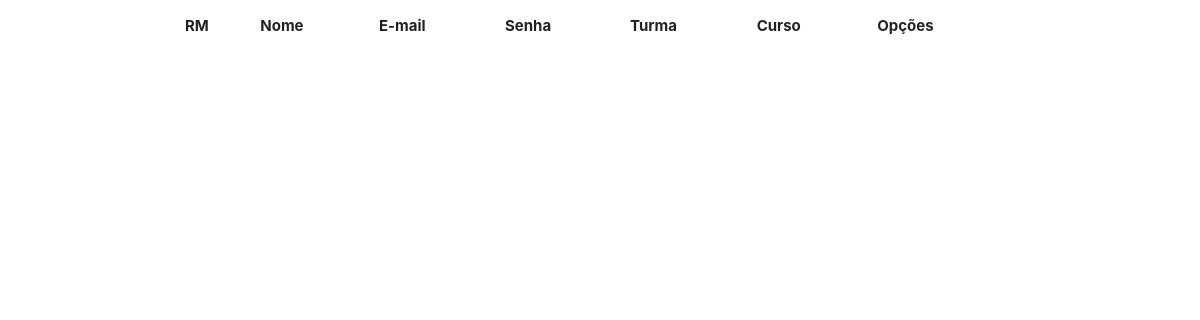
The app's page /Aquino/administrador/adm-aluno.php, older data.
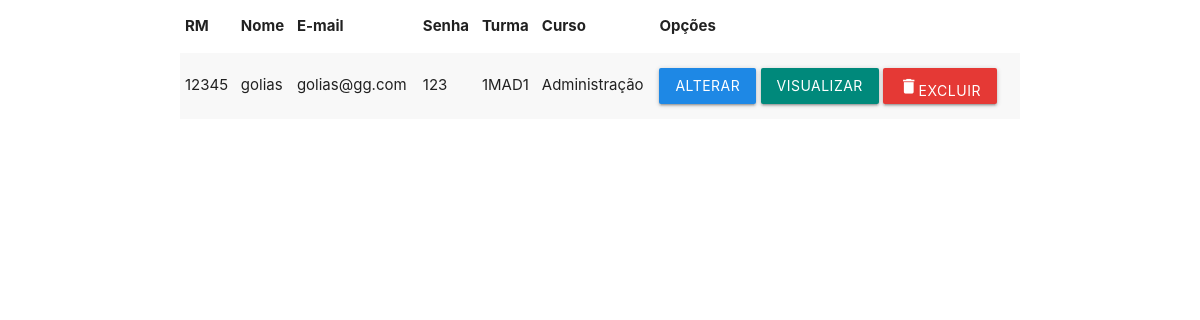
The same page, newer data.
### tables this page shows
CREATE TABLE IF NOT EXISTS `tb_aluno` (
  `cd_rm` int(11) NOT NULL,
  `nm_aluno` varchar(100) NOT NULL,
  `ds_imagem` varchar(100) NOT NULL,
  `ds_email` varchar(100) NOT NULL,
  `ds_senha` varchar(100) NOT NULL,
  PRIMARY KEY (`cd_rm`)
);

CREATE TABLE IF NOT EXISTS `tb_turmas` (
  `cd_turmas` int(11) NOT NULL AUTO_INCREMENT,
  `nm_turmas` varchar(100) NOT NULL,
  `id_curso` int(11) NOT NULL,
  `vl_reserva_g` double DEFAULT NULL,
  `vl_reserva_p` double DEFAULT NULL,
  PRIMARY KEY (`cd_turmas`),
  KEY `id_curso` (`id_curso`)
);

CREATE TABLE IF NOT EXISTS `tb_curso` (
  `cd_curso` int(11) NOT NULL AUTO_INCREMENT,
  `nm_curso` varchar(100) NOT NULL,
  PRIMARY KEY (`cd_curso`)
);

### Aquino/administrador/adm-aluno.php (the view, shortened to what this page needs)
<!DOCTYPE html>
<html>
<head>
    <link rel="stylesheet" href="https://cdnjs.cloudflare.com/ajax/libs/materialize/1.0.0/css/materialize.min.css">
 </head>
    <body>
      <div class="container">
          <table  class="striped">
        <thead>
          <tr>
              <th>RM</th>
              <th>Nome</th>
              <th>E-mail</th>
              <th>Senha</th>
              <th>Turma</th>
              <th>Curso</th>
              <th>Opções</th>
          </tr>
        </thead>
          <tbody>
         <?php
           include('../conexao.php');
             $aluno = "SELECT tb_aluno.nm_aluno AS 'nome', tb_aluno.cd_rm AS 'rm', tb_aluno.ds_email AS 'email', tb_aluno.ds_senha AS 'senha', tb_turmas.nm_turmas AS 'turma', tb_curso.nm_curso AS 'curso'
FROM tb_aluno
INNER JOIN tb_turma_aluno ON ( tb_aluno.cd_rm = tb_turma_aluno.id_rm )
INNER JOIN tb_turmas ON ( tb_turmas.cd_turmas = tb_turma_aluno.id_turmas )
INNER JOIN tb_curso ON ( tb_curso.cd_curso = tb_turmas.id_curso )
LEFT JOIN tb_reserva ON ( tb_reserva.id_aluno1_reserva = tb_aluno.cd_rm
AND tb_reserva.id_aluno2_reserva = tb_aluno.cd_rm )";
             if(!$exealuno = $mysqli -> query($aluno)){
                   $mysqli -> error;
                  }
                  else{
                    while($row = $exealuno->fetch_object()){
                       echo " <tr>
            <td>".$row ->rm."</td>
            <td>".$row ->nome."</td>
            <td>".$row ->email."</td>
            <td>".$row ->senha."</td>
            <td>".$row ->turma."</td>
            <td>".$row ->curso."</td>
            <form action='altera-aluno.php' method='post'>
            <td><button class = 'btn waves-effect blue darken-1' name = 'alterar' id = 'alterar' value= ".$row->rm." >Alterar</button>
            </form>
            <button data-target='modal1' class = 'btn waves-effect  teal darken-1 modal-trigger visualizar' name = 'visualizar' id = 'visualizar' value=".$row->rm." >visualizar</button>
            <button data-target='modal1' class = 'btn waves-effect   red darken-1 modal-trigger excluir' name = 'excluir' id = 'excluir' value=".$row->rm." ><i class='material-icons'>delete</i>Excluir</button> </td>
          </tr>";
                    }
                  }
          ?>
        </tbody>
      </table>
    </div>
   </body>
 </html>

Row changes from the older to the newer data that the page shows:
added tb_aluno: cd_rm "12345", nm_aluno "golias", ds_email "golias@gg.com", ds_senha "123", tb_turmas.nm_turmas "1MAD1", tb_curso.nm_curso "Administração"
